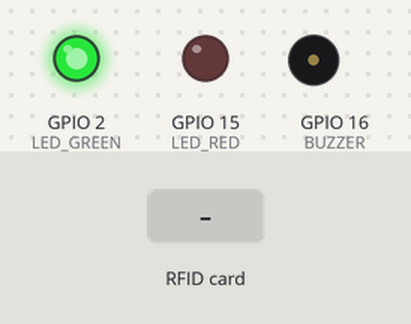
Recording of a sketch running on a simulated ESP32. Parts: output pins drawn as LEDs (lit = HIGH), buzzer (waves = sounding). The test bench sets the inputs (shaded band). WiFi joins after 1.5 s; servers stay silent unless stated; uploads are accepted with an empty reply; what the sketch prints to the serial monitor is not drawn.

Above: at 2.6 s.
At 6.9 s:
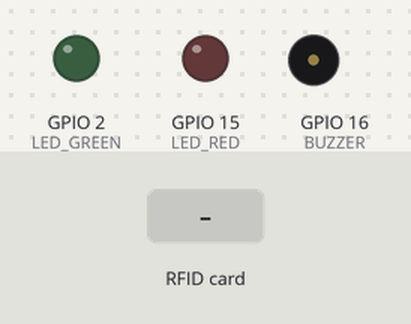
7.0 s: RFID card 5E 7A 19 C4 held to the reader
At 8.0 s:
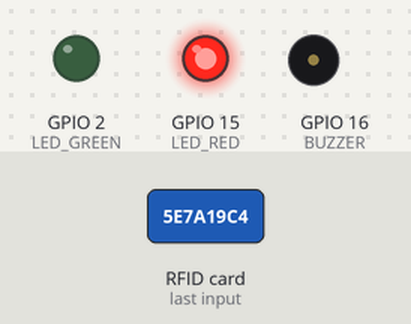
Timing chart, 0 to 10.0 s (numbered marks = the images above; inputs shaded):
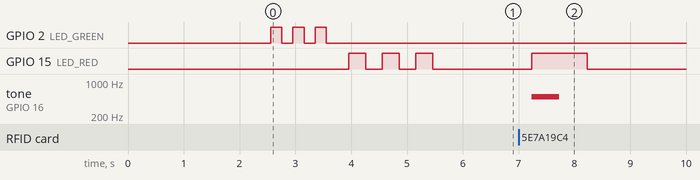

Measured:
- after the input at 7.0 s, GPIO 15 (LED_RED): LOW → HIGH after 0.23 s, → LOW 1.0 s later; tone on GPIO 16 (BUZZER): silent → 500 Hz after 0.23 s, → silent 0.50 s later

The sketch:

esp32_payment_device.ino
```cpp
/*
 * EduTap ESP32 Payment Device (POS/Canteen) Firmware
 *
 * Hardware:
 * - ESP32 Development Board
 * - MFRC522 RFID Reader (or PN532 NFC)
 * - 0.96" OLED Display (optional, for showing balance)
 * - Keypad (optional, for manual amount entry)
 * - LED indicators
 * - Buzzer
 *
 * Libraries Required:
 * - WiFi (built-in)
 * - HTTPClient (built-in)
 * - ArduinoJson v6.x
 * - MFRC522 (for RC522) or Adafruit_PN532 (for PN532)
 * - SPI (built-in)
 * - U8g2lib (for OLED display, optional)
 *
 * Configuration:
 * 1. Update WiFi credentials
 * 2. Update backend API URL
 * 3. Register device via admin panel and get API key
 * 4. Update deviceId and apiKey below
 * 5. Set default payment amount or implement keypad input
 */

#include <WiFi.h>
#include <HTTPClient.h>
#include <ArduinoJson.h>
#include <SPI.h>
#include <MFRC522.h>

// Uncomment if using OLED display
// #include <U8g2lib.h>
// U8g2lib u8g2;

// ============================================
// CONFIGURATION - UPDATE THESE VALUES
// ============================================

// WiFi Credentials
const char* ssid = "YOUR_WIFI_SSID";
const char* password = "YOUR_WIFI_PASSWORD";

// Backend API Configuration
const char* apiUrl = "http://192.168.1.100:5001";  // Change to your backend URL
// For production: "https://api.edutap.com"

// Device Credentials (from device registration)
const char* deviceId = "pos-canteen-001";  // Your device ID
const char* apiKey = "your-api-key-here";  // Your API key from registration

// Device Location
const char* deviceLocation = "Main Canteen";

// Payment Configuration
const float DEFAULT_AMOUNT = 500.0;  // Default payment amount in RWF
// If you have a keypad, implement amount input instead

// RFID Configuration
#define SS_PIN 5   // ESP32 GPIO5 (change if needed)
#define RST_PIN 4  // ESP32 GPIO4 (change if needed)
MFRC522 mfrc522(SS_PIN, RST_PIN);

// LED and Buzzer Pins
#define LED_GREEN 2   // GPIO2
#define LED_RED 15    // GPIO15
#define BUZZER 16     // GPIO16

// Timing Configuration
const unsigned long HEARTBEAT_INTERVAL = 30000;  // 30 seconds
const unsigned long CARD_DEBOUNCE_TIME = 2000;   // 2 seconds

// ============================================
// GLOBAL VARIABLES
// ============================================

String lastCardUID = "";
unsigned long lastReadTime = 0;
unsigned long lastHeartbeat = 0;
bool deviceAuthenticated = false;
float currentAmount = DEFAULT_AMOUNT;

// ============================================
// SETUP
// ============================================

void setup() {
  Serial.begin(115200);
  delay(1000);

  Serial.println("\n\n=================================");
  Serial.println("EduTap ESP32 Payment Device");
  Serial.println("=================================\n");

  // Initialize RFID
  SPI.begin();
  mfrc522.PCD_Init();

  // Check if RFID reader is connected
  if (!mfrc522.PCD_PerformSelfTest()) {
    Serial.println("ERROR: RFID reader not detected!");
    while (1) {
      delay(1000);
    }
  }
  Serial.println("RFID reader initialized");

  // Initialize LEDs and Buzzer
  pinMode(LED_GREEN, OUTPUT);
  pinMode(LED_RED, OUTPUT);
  pinMode(BUZZER, OUTPUT);

  // Initialize OLED display (if available)
  // u8g2.begin();
  // u8g2.clearBuffer();
  // u8g2.setFont(u8g2_font_ncenB08_tr);
  // u8g2.drawStr(0, 10, "EduTap POS");
  // u8g2.sendBuffer();

  // Connect to WiFi
  Serial.print("Connecting to WiFi: ");
  Serial.println(ssid);
  WiFi.begin(ssid, password);

  int wifiAttempts = 0;
  while (WiFi.status() != WL_CONNECTED && wifiAttempts < 20) {
    delay(500);
    Serial.print(".");
    wifiAttempts++;
  }

  if (WiFi.status() == WL_CONNECTED) {
    Serial.println("\nWiFi connected!");
    Serial.print("IP address: ");
    Serial.println(WiFi.localIP());

    blinkLED(LED_GREEN, 3, 200);
  } else {
    Serial.println("\nERROR: WiFi connection failed!");
    blinkLED(LED_RED, 5, 200);
    ESP.restart();
  }

  // Authenticate device
  Serial.println("\nAuthenticating device...");
  if (authenticateDevice()) {
    Serial.println("✓ Device authenticated successfully!");
    deviceAuthenticated = true;
    blinkLED(LED_GREEN, 2, 300);
  } else {
    Serial.println("✗ Device authentication failed!");
    deviceAuthenticated = false;
    blinkLED(LED_RED, 3, 300);
  }

  // Send initial heartbeat
  sendHeartbeat();

  Serial.println("\nDevice ready! Waiting for cards...");
  Serial.print("Default amount: ");
  Serial.print(currentAmount);
  Serial.println(" RWF\n");
}

// ============================================
// MAIN LOOP
// ============================================

void loop() {
  // Check WiFi connection
  if (WiFi.status() != WL_CONNECTED) {
    Serial.println("WiFi disconnected! Reconnecting...");
    WiFi.reconnect();
    delay(5000);
    return;
  }

  // TODO: If you have a keypad, read amount input here
  // currentAmount = readAmountFromKeypad();

  // Check for new card
  if (mfrc522.PICC_IsNewCardPresent() && mfrc522.PICC_ReadCardSerial()) {
    String cardUID = getCardUID();

    if (cardUID.length() > 0) {
      unsigned long currentTime = millis();
      if (cardUID != lastCardUID || (currentTime - lastReadTime > CARD_DEBOUNCE_TIME)) {
        lastCardUID = cardUID;
        lastReadTime = currentTime;

        Serial.println("=================================");
        Serial.print("Card detected: ");
        Serial.println(cardUID);
        Serial.print("Amount: ");
        Serial.print(currentAmount);
        Serial.println(" RWF");
        Serial.println("Processing payment...");

        // Process payment
        handlePayment(cardUID, currentAmount);

        Serial.println("=================================\n");
      }
    }

    mfrc522.PICC_HaltA();
    mfrc522.PCD_StopCrypto1();
  }

  // Send heartbeat periodically
  unsigned long currentTime = millis();
  if (currentTime - lastHeartbeat > HEARTBEAT_INTERVAL) {
    sendHeartbeat();
    lastHeartbeat = currentTime;
  }

  delay(100);
}

// ============================================
// HELPER FUNCTIONS
// ============================================

String getCardUID() {
  String cardUID = "";
  for (byte i = 0; i < mfrc522.uid.size; i++) {
    if (mfrc522.uid.uidByte[i] < 0x10) {
      cardUID += "0";
    }
    cardUID += String(mfrc522.uid.uidByte[i], HEX);
  }
  cardUID.toUpperCase();
  return cardUID;
}

void blinkLED(int pin, int times, int duration) {
  for (int i = 0; i < times; i++) {
    digitalWrite(pin, HIGH);
    delay(duration);
    digitalWrite(pin, LOW);
    delay(duration);
  }
}

void beepBuzzer(int frequency, int duration) {
  tone(BUZZER, frequency, duration);
}

// ============================================
// DEVICE AUTHENTICATION
// ============================================

bool authenticateDevice() {
  HTTPClient http;
  String url = String(apiUrl) + "/api/devices/auth";

  http.begin(url);
  http.addHeader("Content-Type", "application/json");
  http.setTimeout(5000);

  StaticJsonDocument<200> doc;
  doc["apiKey"] = apiKey;

  String jsonPayload;
  serializeJson(doc, jsonPayload);

  int httpCode = http.POST(jsonPayload);

  bool success = false;
  if (httpCode == 200) {
    String response = http.getString();
    StaticJsonDocument<512> responseDoc;
    DeserializationError error = deserializeJson(responseDoc, response);

    if (!error && responseDoc["success"] == true) {
      success = true;
    }
  }

  http.end();
  return success;
}

// ============================================
// HEARTBEAT
// ============================================

void sendHeartbeat() {
  if (!deviceAuthenticated) {
    return;
  }

  HTTPClient http;
  String url = String(apiUrl) + "/api/devices/" + String(deviceId) + "/status";

  http.begin(url);
  http.addHeader("Content-Type", "application/json");
  http.setTimeout(5000);

  StaticJsonDocument<300> doc;
  doc["status"] = "online";
  JsonObject metrics = doc.createNestedObject("metrics");
  metrics["signalStrength"] = WiFi.RSSI();

  String jsonPayload;
  serializeJson(doc, jsonPayload);

  http.POST(jsonPayload);
  http.end();
}

// ============================================
// PAYMENT PROCESSING
// ============================================

void handlePayment(String cardUID, float amount) {
  HTTPClient http;
  String url = String(apiUrl) + "/api/card/tap";

  http.begin(url);
  http.addHeader("Content-Type", "application/json");
  http.setTimeout(10000);

  // Create JSON payload for payment
  StaticJsonDocument<400> doc;
  doc["cardUID"] = cardUID;
  doc["deviceId"] = deviceId;
  doc["deviceLocation"] = deviceLocation;
  doc["amount"] = amount;
  doc["description"] = "Canteen purchase";

  String jsonPayload;
  serializeJson(doc, jsonPayload);

  Serial.print("POST ");
  Serial.println(url);
  Serial.print("Payload: ");
  Serial.println(jsonPayload);

  int httpCode = http.POST(jsonPayload);

  if (httpCode == 200) {
    String response = http.getString();
    Serial.print("Response: ");
    Serial.println(response);

    StaticJsonDocument<1024> responseDoc;
    DeserializationError error = deserializeJson(responseDoc, response);

    if (!error && responseDoc["success"] == true) {
      // Payment successful!
      Serial.println("✓ Payment processed successfully");

      // Get transaction details
      float newBalance = responseDoc["data"]["data"]["newBalance"].as<float>();
      String transactionId = responseDoc["data"]["data"]["transaction"]["id"].as<String>();

      Serial.print("Transaction ID: ");
      Serial.println(transactionId);
      Serial.print("New Balance: ");
      Serial.print(newBalance);
      Serial.println(" RWF");

      // Display on OLED if available
      // u8g2.clearBuffer();
      // u8g2.setFont(u8g2_font_ncenB10_tr);
      // u8g2.drawStr(0, 15, "Payment OK");
      // u8g2.setFont(u8g2_font_ncenB08_tr);
      // String balanceStr = "Balance: " + String(newBalance) + " RWF";
      // u8g2.drawStr(0, 30, balanceStr.c_str());
      // u8g2.sendBuffer();

      // Success feedback
      digitalWrite(LED_GREEN, HIGH);
      beepBuzzer(1000, 300);  // High beep
      delay(1000);
      digitalWrite(LED_GREEN, LOW);

    } else {
      // Error in response
      String errorMsg = responseDoc["message"].as<String>();
      Serial.print("✗ Payment failed: ");
      Serial.println(errorMsg);

      // Display error on OLED
      // u8g2.clearBuffer();
      // u8g2.setFont(u8g2_font_ncenB10_tr);
      // u8g2.drawStr(0, 15, "Payment Failed");
      // u8g2.setFont(u8g2_font_ncenB08_tr);
      // u8g2.drawStr(0, 30, errorMsg.c_str());
      // u8g2.sendBuffer();

      // Error feedback
      digitalWrite(LED_RED, HIGH);
      beepBuzzer(500, 500);  // Low beep
      delay(1000);
      digitalWrite(LED_RED, LOW);
    }

  } else {
    // HTTP error
    Serial.print("✗ HTTP Error: ");
    Serial.println(httpCode);

    if (httpCode > 0) {
      String response = http.getString();
      Serial.print("Response: ");
      Serial.println(response);
    }

    // Network error feedback
    digitalWrite(LED_RED, HIGH);
    beepBuzzer(300, 1000);
    delay(1000);
    digitalWrite(LED_RED, LOW);
  }

  http.end();
}

// ============================================
// END OF CODE
// ============================================
```
